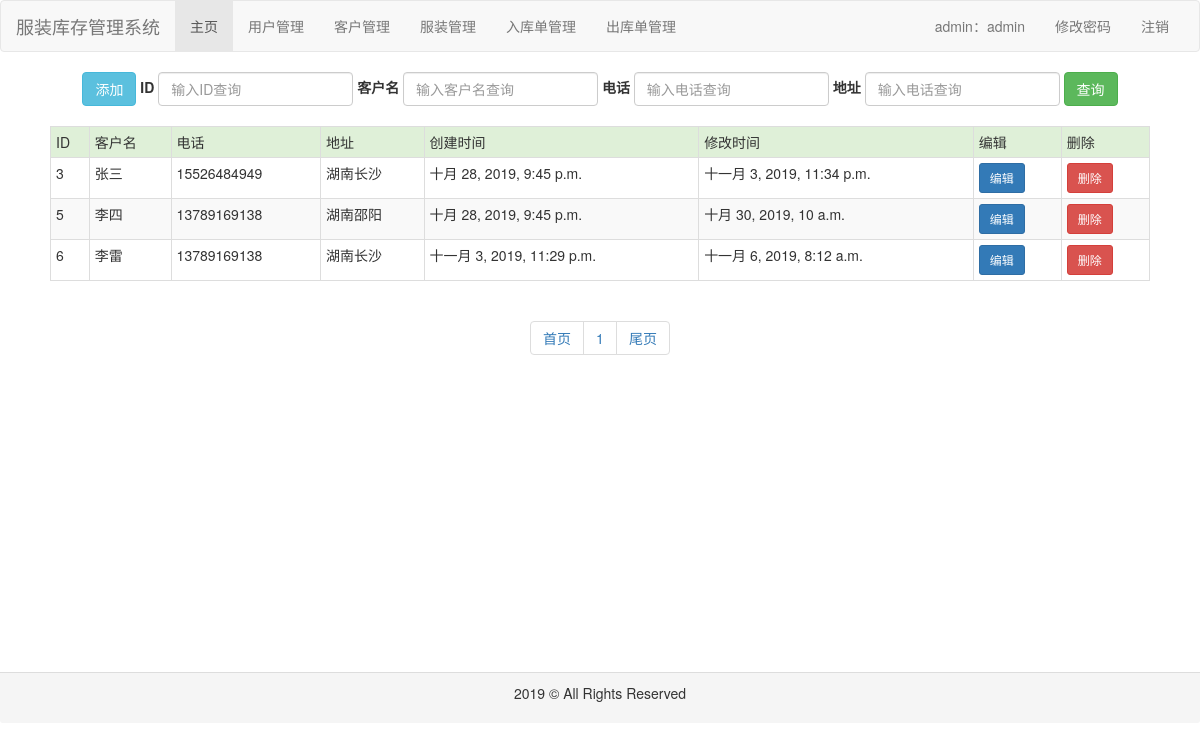
The page /customer/ (signed in) on the database its author committed.
### common/models.py (models this page shows, shortened)
class Customer(models.Model):
    name = models.CharField(max_length=32, verbose_name='客户名')
    phone = models.CharField(max_length=32, verbose_name='电话')
    address = models.CharField(max_length=32, verbose_name='地址')
    create_time = models.DateTimeField(auto_now_add=True, verbose_name='创建时间')
    modify_time = models.DateTimeField(auto_now=True, verbose_name='修改时间')
    class Meta:
        ordering = ['create_time']
        verbose_name = '客户'
        verbose_name_plural = verbose_name

### customer/views.py (the view)
# urls.py: path('', views.list, name='index'),
def list(request):
    qs = Customer.objects.all()
    paginator = Paginator(qs, 10)
    page = request.GET.get('page', '1')
    result = paginator.page(page)
    context = {
        'result': result
    }
    return render(request, 'customer/index.html', context)

### customer/templates/customer/index.html (shortened to what this page needs)
{% extends 'base.html' %}
{% block content %}
    <div id="content" style="height: 600px">
        <div id="search" class="text-center">
            <form class="form-inline" action="{% url 'customer:search' %} " method="post">
                <div class="form-group ">
                    <a class="btn btn-info" href="{% url 'customer:add' %}">添加</a>
                </div>
                <div class="form-group">
                    <label for="id">ID</label>
                    <input type="text" class="form-control" id="id" name="id" placeholder="输入ID查询">
                </div>
                <div class="form-group">
                    <label for="name">客户名</label>
                    <input type="text" class="form-control" id="name" name="name" placeholder="输入客户名查询">
                </div>
                <div class="form-group">
                    <label for="phone">电话</label>
                    <input type="text" class="form-control" id="phone" name="phone" placeholder="输入电话查询">
                </div>
                <div class="form-group">
                    <label for="address">地址</label>
                    <input type="text" class="form-control" id="address" name="address" placeholder="输入电话查询">
                </div>
                <button type="submit" class="btn btn-success">查询</button>
            </form>
        </div>
        <br>
        <div id="table" align="center">
            {% if result %}
                <table class="table table-striped table-bordered table-hover  table-condensed" style="width: 1100px">
                <tr class="success">
                    <td>ID</td>
                    <td>客户名</td>
                    <td>电话</td>
                    <td>地址</td>
                    <td>创建时间</td>
                    <td>修改时间</td>
                    <td>编辑</td>
                    <td>删除</td>
                </tr>
                {% for foo in result %}
                    <tr>
                        <td>{{ foo.id }}</td>
                        <td>{{ foo.name }}</td>
                        <td>{{ foo.phone }}</td>
                        <td>{{ foo.address }}</td>
                        <td>{{ foo.create_time }}</td>
                        <td>{{ foo.modify_time }}</td>
                        <td><a class="btn btn-primary btn-sm" href="{% url 'customer:update' foo.id %}">编辑</a></td>
                        <td><a class="btn btn-danger btn-sm" href="{% url 'customer:delete' foo.id %}">删除</a></td>
                    </tr>
                {% endfor %}
            {% else %}
                <p>没有任何客户</p>
            {% endif %}
            </table>
        </div>
        <div class="text-center">
            <ul class="pagination">
                <li><a href="/customer/?page=1" rel="external nofollow">首页</a></li>
                {% for num in result.paginator.page_range %}
                    <li><a href="/customer/?page={{ num }}" rel="external nofollow">{{ num }}</a></li>
                {% endfor %}
                <li><a href="/customer/?page={{ result.paginator.num_pages }}" rel="external nofollow">尾页</a></li>
            </ul>
        </div>
    </div>
{% endblock %}

### rows shown on the page
Customer: id "3", name "张三", phone "15526484949", address "湖南长沙", create_time "十月 28, 2019, 9:45 p.m.", modify_time "十一月 3, 2019, 11:34 p.m."
Customer: id "5", name "李四", phone "13789169138", address "湖南邵阳", create_time "十月 28, 2019, 9:45 p.m.", modify_time "十月 30, 2019, 10 a.m."
Customer: id "6", name "李雷", phone "13789169138", address "湖南长沙", create_time "十一月 3, 2019, 11:29 p.m.", modify_time "十一月 6, 2019, 8:12 a.m."

### other values the page prints
{{ request.session.user_role }} "admin"
{{ request.session.user_name }} "admin"
{{ num }} "1"
